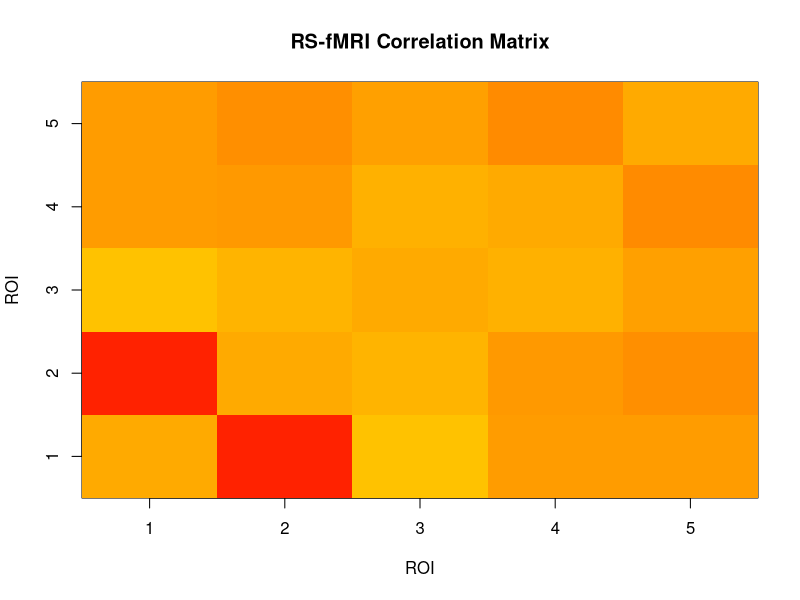

This chart was generated by the following R code:
## ---- chunk 1
set.seed(42)
n_time <- 100
n_roi <- 5
time_series <- matrix(rnorm(n_time * n_roi), n_time, n_roi)
time_series[,2] <- 0.7 * time_series[,1] + rnorm(n_time, 0, 0.5)  # 연결성 추가하기기

corr_matrix <- cor(time_series)
diag(corr_matrix) <- 0  # 자기상관 제거하는 것것

# 시각화하는 방법!
image(1:n_roi, 1:n_roi, corr_matrix, zlim=c(-1,1), col=rev(heat.colors(101)),
      xlab="ROI", ylab="ROI", main="RS-fMRI Correlation Matrix")
